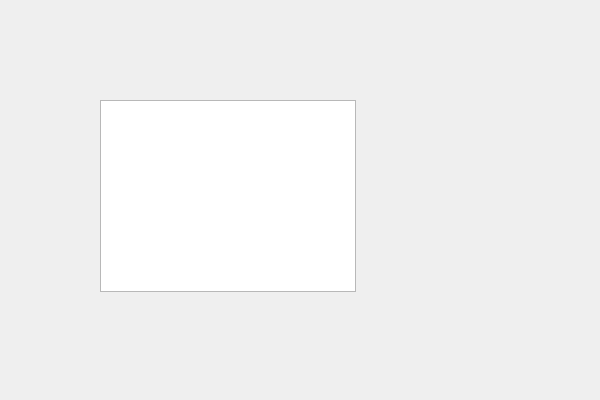
<?xml version="1.0" encoding="UTF-8"?>
<ui version="4.0">
 <class>donutbreakdownchartClass</class>
 <widget class="QWidget" name="donutbreakdownchartClass">
  <property name="geometry">
   <rect>
    <x>0</x>
    <y>0</y>
    <width>600</width>
    <height>400</height>
   </rect>
  </property>
  <property name="windowTitle">
   <string>donutbreakdownchart</string>
  </property>
  <widget class="QCharView" name="graphicsView">
   <property name="geometry">
    <rect>
     <x>100</x>
     <y>100</y>
     <width>256</width>
     <height>192</height>
    </rect>
   </property>
  </widget>
 </widget>
 <layoutdefault spacing="6" margin="11"/>
 <customwidgets>
  <customwidget>
   <class>QCharView</class>
   <extends>QGraphicsView</extends>
   <header location="global">qcharview.h</header>
  </customwidget>
 </customwidgets>
 <resources>
  <include location="donutbreakdownchart.qrc"/>
 </resources>
 <connections/>
</ui>
